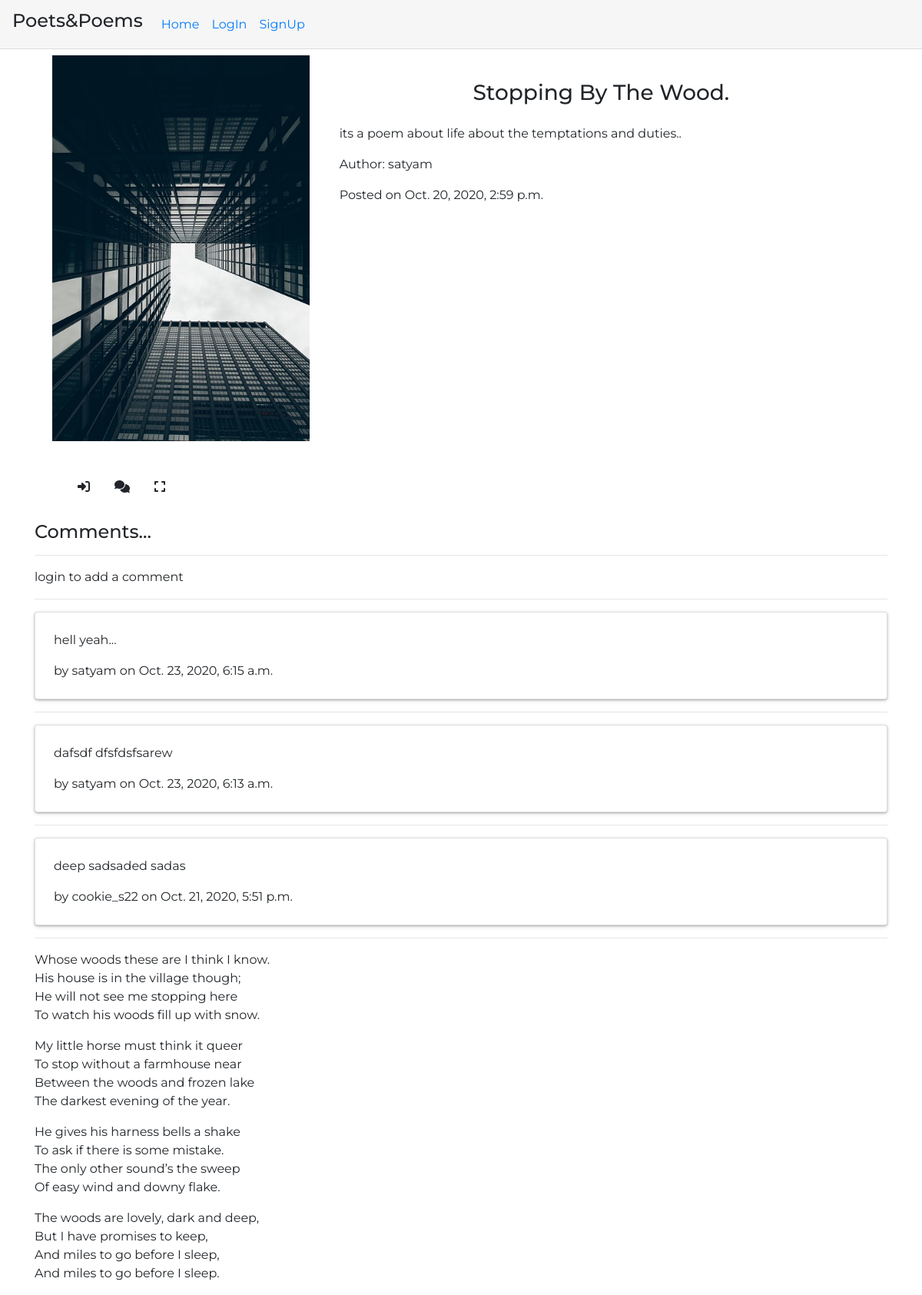
Page /poem/31 on the committed database.
### poems/models.py (models this page shows)
class Poem(models.Model):
    user = models.ForeignKey(User,on_delete=models.CASCADE,related_name='poems')
    title = models.CharField(blank=True,default='The Untitled Poem',max_length=30)
    discription = models.TextField(blank=True)
    content = models.TextField()
    cover_image =  models.ImageField(upload_to='images/',default='images/stock.jpg')
    published = models.BooleanField(default=False)
    created_on =  models.DateTimeField(auto_now_add=True)

class User(AbstractUser):
    pass

class Comment(models.Model):
    user = models.ForeignKey(User,on_delete=models.CASCADE,related_name='comment')
    poem = models.ForeignKey(Poem,on_delete=models.CASCADE,related_name='comments')
    content = models.TextField(blank=False)
    commented_on =  models.DateTimeField(auto_now_add=True)

### poems/views.py (the view)
# urls.py: path("poem/<int:pk>",views.poem_view,name="poem_view"),
def poem_view(request,pk):
    if request.method == 'PUT':
        data = json.loads(request.body)
        handle_json_request(request,data)
    try:
        poem =  Poem.objects.get(pk=pk)
        content = markdowner.convert(poem.content)
    except Poem.DoesNotExist:
        return HttpResponseRedirect(reverse("index"))
    user_logged = True
    library = False
    try:
        user = User.objects.get(pk= request.user.pk)
    except User.DoesNotExist:
        user_logged = False
    if user_logged:
        for each in user.library.all():
            if each.poem.pk == pk:
                library = True
                break
    comments = Comment.objects.all().filter(poem=poem).order_by('-commented_on')[:10]
    return render(request,'poems/poem_view.html',{'poem':poem,'content':content,'comments':comments,'user_logged':user_logged,'library':library})

### poems/templates/poems/poem_view.html (shortened to what this page needs)
{% extends "poems/layout.html" %}
{% block body %}
    <div class="container">
        <div class="row m-2" id="header">
            <div class="col-lg-4 col-sm-12 login-quote">
                <img src="{{poem.cover_image.url}}" class="image">
            </div>
            <div class="col-lg-8 col-sm-12 TitleWrapper">
               <h3 class="py-2 text-sm-center text-capitalize">{{poem.title}}</h3>
               <div class="about py-2">{{poem.discription |safe|truncatechars:100 }}</div>
               <div class="name py-2">Author: {{poem.user.username}}</div>
               <div class='created-on py-2'>Posted on {{ poem.created_on}}</div>
            </div>
        </div>
        <div class="row poem-body" id='body'>
            <div class='col-lg-12'>
                <div >
                    <ul class="tool-items">
                        {% if user_logged %}
                            {% if library %}
                                <li id='n_ur'><i class="fas fa-book-reader"></i></li>
                            {% else %}
                                <li id='i_ur'><i class="fas fa-book-open"></i></li>
                            {% endif %}
                        {% else %}
                            <li id='d_ur'><i class="fas fa-sign-in-alt"></i></li>
                        {% endif %}
                        <li id='comment-toggle'><i class="fas fa-comments"></i></li>
                        <li id='full-screen'><i class="fas fa-expand"></i></li>
                    </ul>
                </div>
            </div>
            <div id='comment-box' class='col-lg-12 comments-pannel'>
                <h4>Comments...</h4>
                <hr>
                {% if user.is_authenticated %}
                    <div class="card">
                        <div class="card-body">
                            <textarea style="width: 100%;" id='comment-box-text-area'></textarea>
                            <input type='submit' class="btn btn-outline-dark" value="comment!" id='comment-box-button'>
                        </div>
                    </div>
                {% else %}
                    <div>login to add a comment</div>
                {% endif %}
                <hr>
                <div>
                {% for i in comments %}
                    <div class="card">
                        <div class="card-body">
                        <p>{{i.content}}</p>
                        by {{i.user.username}} on {{i.commented_on}}
                        </div>
                    </div>
                    <hr>
                {% empty %}
                    <div id='comment-empty'>
                        No comments yet ...
                    </div>
                {% endfor %}
                </div>
            </div>
            <div class="col-lg-12">
                {{content |safe}}
            </div>
        </div>
    </div>
{% endblock %}

### poems/static/poems/styles.css (style rules this page uses)
.login-quote { padding-bottom: 1.5rem; }
.card { box-shadow: 0 1px 2px 0 rgba(0, 0, 0, 0.2), 0 1.5px 5px 0 rgba(0, 0, 0, 0.19); }
.card-body { padding: 1.5rem; }
body { font-family: 'Montserrat', sans-serif; }
.image { width: 100%; height: auto; }
.TitleWrapper { padding: 1.5rem; }
.tool-items { display: flex; }
.tool-items li { list-style: none; margin: 1rem; }

### rows in the picture
Poem: cover_image (picture), title "Stopping By The Wood.", discription "its a poem about life about the temptations and duties..", user.username "satyam", created_on "Oct. 20, 2020, 2:59 p.m."
Comment: content "hell yeah...", user.username "satyam", commented_on "Oct. 23, 2020, 6:15 a.m."
Comment: content "dafsdf dfsfdsfsarew", user.username "satyam", commented_on "Oct. 23, 2020, 6:13 a.m."
Comment: content "deep sadsaded sadas", user.username "cookie_s22", commented_on "Oct. 21, 2020, 5:51 p.m."
